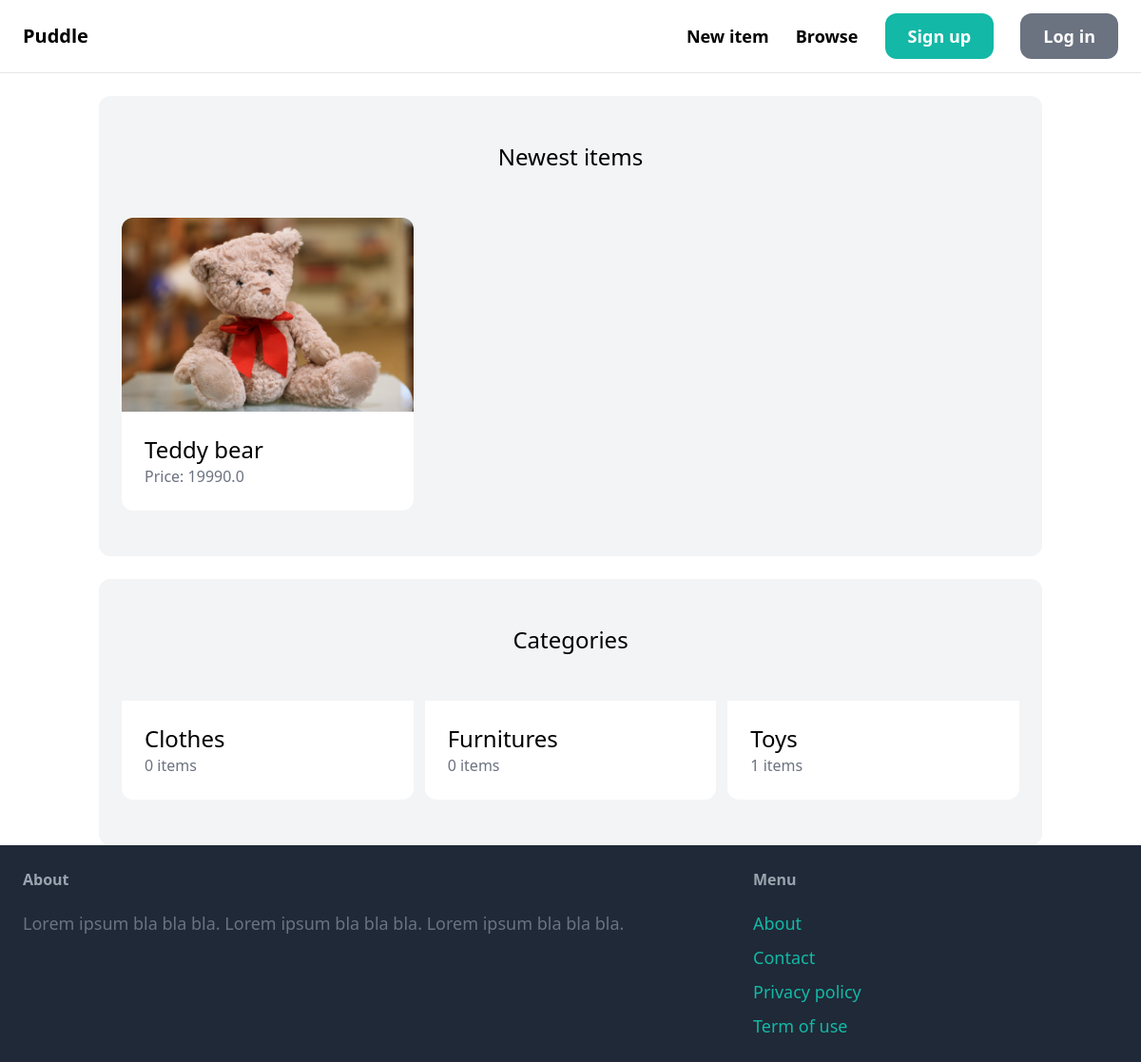
The app's page /, older data.
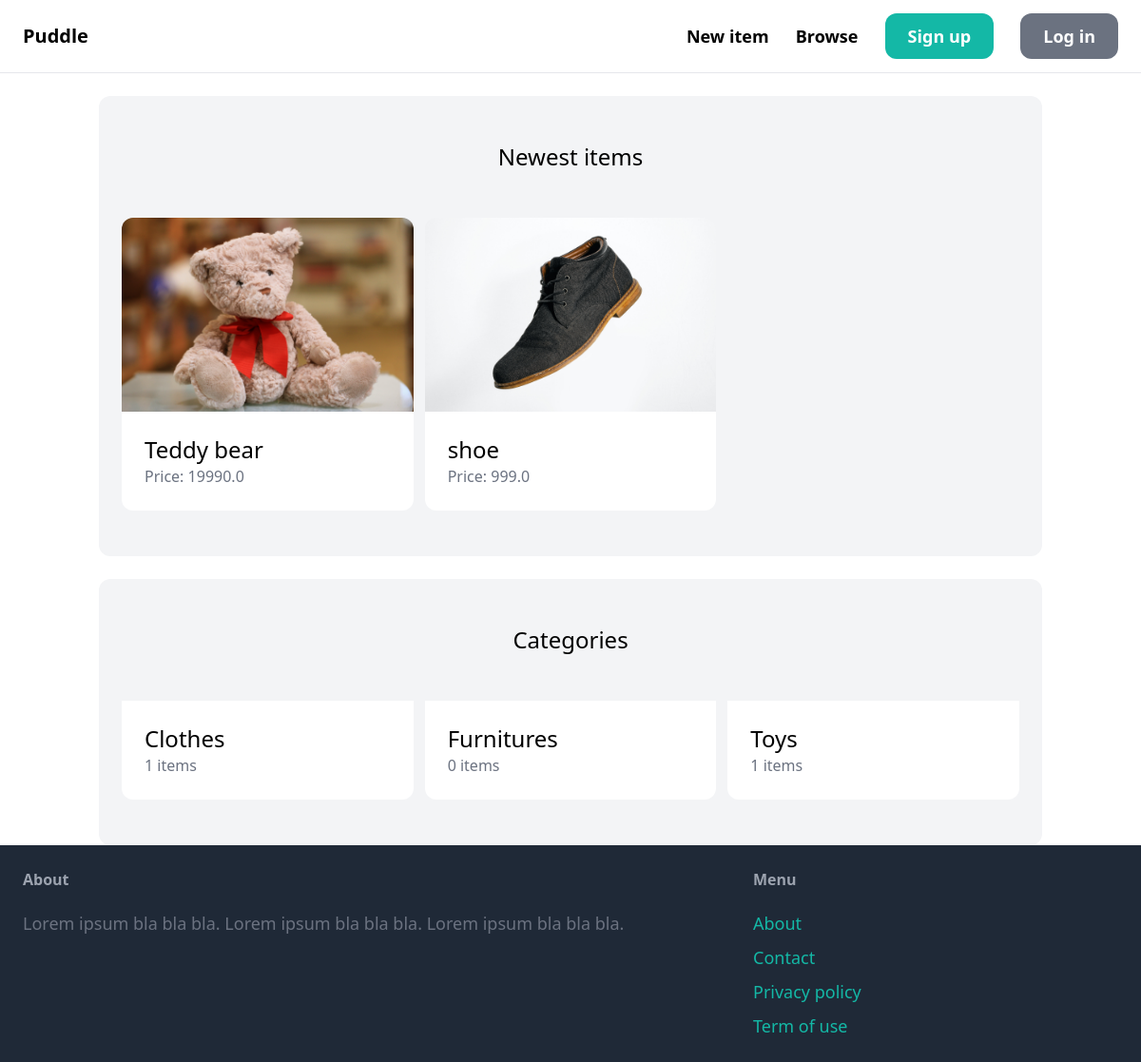
The same page, newer data.
### item/models.py (models this page shows, shortened)
class Item(models.Model):
    category=models.ForeignKey(Category,related_name='items',on_delete=models.CASCADE)
    name=models.CharField(max_length=255)
    description=models.TextField(blank=True,null=True)
    price=models.FloatField()
    image=models.ImageField(upload_to='item_images',blank=True,null=True)
    is_sold=models.BooleanField(default=False)
    created_by=models.ForeignKey(User,related_name='items',on_delete=models.CASCADE)

class Category(models.Model):
    name=models.CharField(max_length=255)
    class Meta:
        ordering=('name',)
        verbose_name_plural = 'Categories'

### core/views.py (the view)
# urls.py: path('',views.index,name='index'),
def index(request):
    items=Item.objects.filter(is_sold=False)[0:6]
    categories=Category.objects.all()
    return render(request,'core/index.html',{'categories':categories,'items':items})

### core/templates/core/index.html (shortened to what this page needs)
{% extends 'core/base.html' %}
{% block content %}
    <div class="mt-6 px-6 py-12 bg-gray-100 rounded-xl">
        <h2 class="mb-12 text-2xl text-center">Newest items</h2>
        <div class="grid grid-cols-3 gap-3">
            {% for item in items %}
                <div>
                    <a href="{% url 'item:detail' item.id %}">
                        <div>
                            <img src="{{ item.image.url }}" class="rounded-t-xl">
                        </div>
                        <div class="p-6 bg-white rounded-b-xl">
                            <h2 class="text-2xl">{{ item.name }}</h2>
                            <p class="text-gray-500">Price: {{ item.price }}</p>
                        </div>
                    </a>
                </div>
            {% endfor %}
        </div>
    </div>
    <div class="mt-6 px-6 py-12 bg-gray-100 rounded-xl">
        <h2 class="mb-12 text-2xl text-center">Categories</h2>
        <div class="grid grid-cols-3 gap-3">
            {% for category in categories %}
                <div>
                    <a href="#">
                        <div class="p-6 bg-white rounded-b-xl">
                            <h2 class="text-2xl">{{ category.name }}</h2>
                            <p class="text-gray-500">{{ category.items.count }} items</p>
                        </div>
                    </a>
                </div>
            {% endfor %}
        </div>
    </div>
{% endblock %}

Row changes from the older to the newer data that the page shows:
added Item: image (picture), name "shoe", price "999.0"
computed for Category "Clothes": items.count "0" → "1"
